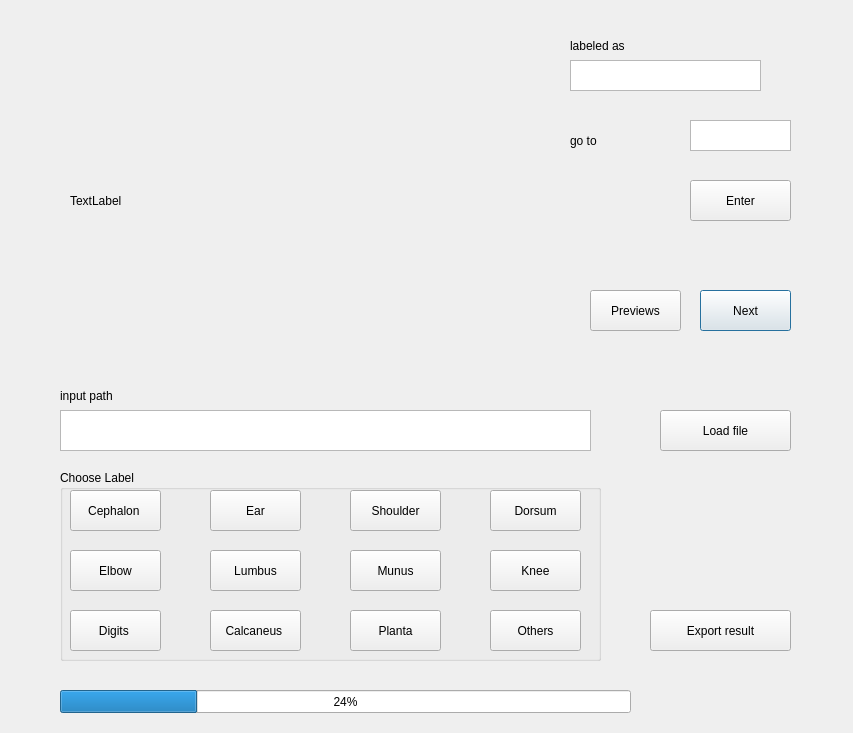
<?xml version="1.0" encoding="UTF-8"?>
<ui version="4.0">
 <class>Dialog</class>
 <widget class="QDialog" name="Dialog">
  <property name="geometry">
   <rect>
    <x>0</x>
    <y>0</y>
    <width>853</width>
    <height>733</height>
   </rect>
  </property>
  <property name="windowTitle">
   <string>Dialog</string>
  </property>
  <widget class="QLabel" name="QLdisplay">
   <property name="geometry">
    <rect>
     <x>70</x>
     <y>40</y>
     <width>351</width>
     <height>321</height>
    </rect>
   </property>
   <property name="text">
    <string>TextLabel</string>
   </property>
  </widget>
  <widget class="QPushButton" name="pBnext">
   <property name="geometry">
    <rect>
     <x>700</x>
     <y>290</y>
     <width>91</width>
     <height>41</height>
    </rect>
   </property>
   <property name="text">
    <string>Next</string>
   </property>
  </widget>
  <widget class="QTextEdit" name="tEinputpath">
   <property name="geometry">
    <rect>
     <x>60</x>
     <y>410</y>
     <width>531</width>
     <height>41</height>
    </rect>
   </property>
   <property name="html">
    <string>&lt;!DOCTYPE HTML PUBLIC &quot;-//W3C//DTD HTML 4.0//EN&quot; &quot;http://www.w3.org/TR/REC-html40/strict.dtd&quot;&gt;
&lt;html&gt;&lt;head&gt;&lt;meta name=&quot;qrichtext&quot; content=&quot;1&quot; /&gt;&lt;style type=&quot;text/css&quot;&gt;
p, li { white-space: pre-wrap; }
&lt;/style&gt;&lt;/head&gt;&lt;body style=&quot; font-family:'SimSun'; font-size:9pt; font-weight:400; font-style:normal;&quot;&gt;
&lt;p style=&quot;-qt-paragraph-type:empty; margin-top:0px; margin-bottom:0px; margin-left:0px; margin-right:0px; -qt-block-indent:0; text-indent:0px; font-size:4.5pt;&quot;&gt;&lt;br /&gt;&lt;/p&gt;&lt;/body&gt;&lt;/html&gt;</string>
   </property>
  </widget>
  <widget class="QLabel" name="QLinputpath">
   <property name="geometry">
    <rect>
     <x>60</x>
     <y>380</y>
     <width>121</width>
     <height>31</height>
    </rect>
   </property>
   <property name="text">
    <string>input path</string>
   </property>
  </widget>
  <widget class="QProgressBar" name="progressBar">
   <property name="geometry">
    <rect>
     <x>60</x>
     <y>690</y>
     <width>571</width>
     <height>23</height>
    </rect>
   </property>
   <property name="value">
    <number>24</number>
   </property>
  </widget>
  <widget class="QGroupBox" name="groupBox">
   <property name="geometry">
    <rect>
     <x>60</x>
     <y>470</y>
     <width>541</width>
     <height>191</height>
    </rect>
   </property>
   <property name="title">
    <string>Choose Label</string>
   </property>
   <widget class="QPushButton" name="pBcephalon">
    <property name="geometry">
     <rect>
      <x>10</x>
      <y>20</y>
      <width>91</width>
      <height>41</height>
     </rect>
    </property>
    <property name="text">
     <string>Cephalon </string>
    </property>
   </widget>
   <widget class="QPushButton" name="pBear">
    <property name="geometry">
     <rect>
      <x>150</x>
      <y>20</y>
      <width>91</width>
      <height>41</height>
     </rect>
    </property>
    <property name="text">
     <string>Ear</string>
    </property>
   </widget>
   <widget class="QPushButton" name="pBshoulder">
    <property name="geometry">
     <rect>
      <x>290</x>
      <y>20</y>
      <width>91</width>
      <height>41</height>
     </rect>
    </property>
    <property name="text">
     <string>Shoulder</string>
    </property>
   </widget>
   <widget class="QPushButton" name="pBdorsum">
    <property name="geometry">
     <rect>
      <x>430</x>
      <y>20</y>
      <width>91</width>
      <height>41</height>
     </rect>
    </property>
    <property name="text">
     <string>Dorsum</string>
    </property>
   </widget>
   <widget class="QPushButton" name="pBelbow">
    <property name="geometry">
     <rect>
      <x>10</x>
      <y>80</y>
      <width>91</width>
      <height>41</height>
     </rect>
    </property>
    <property name="text">
     <string>Elbow</string>
    </property>
   </widget>
   <widget class="QPushButton" name="pBdigits">
    <property name="geometry">
     <rect>
      <x>10</x>
      <y>140</y>
      <width>91</width>
      <height>41</height>
     </rect>
    </property>
    <property name="text">
     <string>Digits </string>
    </property>
   </widget>
   <widget class="QPushButton" name="pBlumbus">
    <property name="geometry">
     <rect>
      <x>150</x>
      <y>80</y>
      <width>91</width>
      <height>41</height>
     </rect>
    </property>
    <property name="text">
     <string>Lumbus</string>
    </property>
   </widget>
   <widget class="QPushButton" name="pBcalcaneus">
    <property name="geometry">
     <rect>
      <x>150</x>
      <y>140</y>
      <width>91</width>
      <height>41</height>
     </rect>
    </property>
    <property name="text">
     <string>Calcaneus </string>
    </property>
   </widget>
   <widget class="QPushButton" name="pBmunus">
    <property name="geometry">
     <rect>
      <x>290</x>
      <y>80</y>
      <width>91</width>
      <height>41</height>
     </rect>
    </property>
    <property name="text">
     <string>Munus</string>
    </property>
   </widget>
   <widget class="QPushButton" name="pBplantoffoot">
    <property name="geometry">
     <rect>
      <x>290</x>
      <y>140</y>
      <width>91</width>
      <height>41</height>
     </rect>
    </property>
    <property name="text">
     <string>Planta</string>
    </property>
   </widget>
   <widget class="QPushButton" name="pBknee">
    <property name="geometry">
     <rect>
      <x>430</x>
      <y>80</y>
      <width>91</width>
      <height>41</height>
     </rect>
    </property>
    <property name="text">
     <string>Knee</string>
    </property>
   </widget>
   <widget class="QPushButton" name="pBothers">
    <property name="geometry">
     <rect>
      <x>430</x>
      <y>140</y>
      <width>91</width>
      <height>41</height>
     </rect>
    </property>
    <property name="text">
     <string>Others</string>
    </property>
   </widget>
  </widget>
  <widget class="QTextEdit" name="tElabel">
   <property name="geometry">
    <rect>
     <x>570</x>
     <y>60</y>
     <width>191</width>
     <height>31</height>
    </rect>
   </property>
   <property name="html">
    <string>&lt;!DOCTYPE HTML PUBLIC &quot;-//W3C//DTD HTML 4.0//EN&quot; &quot;http://www.w3.org/TR/REC-html40/strict.dtd&quot;&gt;
&lt;html&gt;&lt;head&gt;&lt;meta name=&quot;qrichtext&quot; content=&quot;1&quot; /&gt;&lt;style type=&quot;text/css&quot;&gt;
p, li { white-space: pre-wrap; }
&lt;/style&gt;&lt;/head&gt;&lt;body style=&quot; font-family:'SimSun'; font-size:9pt; font-weight:400; font-style:normal;&quot;&gt;
&lt;p style=&quot;-qt-paragraph-type:empty; margin-top:0px; margin-bottom:0px; margin-left:0px; margin-right:0px; -qt-block-indent:0; text-indent:0px; font-size:4.5pt;&quot;&gt;&lt;br /&gt;&lt;/p&gt;&lt;/body&gt;&lt;/html&gt;</string>
   </property>
  </widget>
  <widget class="QLabel" name="QLlabel">
   <property name="geometry">
    <rect>
     <x>570</x>
     <y>30</y>
     <width>191</width>
     <height>31</height>
    </rect>
   </property>
   <property name="text">
    <string>labeled as</string>
   </property>
  </widget>
  <widget class="QPushButton" name="pBloadfile">
   <property name="geometry">
    <rect>
     <x>660</x>
     <y>410</y>
     <width>131</width>
     <height>41</height>
    </rect>
   </property>
   <property name="text">
    <string>Load file</string>
   </property>
  </widget>
  <widget class="QPushButton" name="pBexport">
   <property name="geometry">
    <rect>
     <x>650</x>
     <y>610</y>
     <width>141</width>
     <height>41</height>
    </rect>
   </property>
   <property name="text">
    <string>Export result</string>
   </property>
  </widget>
  <widget class="QLabel" name="QLlabel_2">
   <property name="geometry">
    <rect>
     <x>570</x>
     <y>120</y>
     <width>121</width>
     <height>41</height>
    </rect>
   </property>
   <property name="text">
    <string>go to</string>
   </property>
  </widget>
  <widget class="QTextEdit" name="tEimnumber">
   <property name="geometry">
    <rect>
     <x>690</x>
     <y>120</y>
     <width>101</width>
     <height>31</height>
    </rect>
   </property>
   <property name="html">
    <string>&lt;!DOCTYPE HTML PUBLIC &quot;-//W3C//DTD HTML 4.0//EN&quot; &quot;http://www.w3.org/TR/REC-html40/strict.dtd&quot;&gt;
&lt;html&gt;&lt;head&gt;&lt;meta name=&quot;qrichtext&quot; content=&quot;1&quot; /&gt;&lt;style type=&quot;text/css&quot;&gt;
p, li { white-space: pre-wrap; }
&lt;/style&gt;&lt;/head&gt;&lt;body style=&quot; font-family:'SimSun'; font-size:9pt; font-weight:400; font-style:normal;&quot;&gt;
&lt;p style=&quot;-qt-paragraph-type:empty; margin-top:0px; margin-bottom:0px; margin-left:0px; margin-right:0px; -qt-block-indent:0; text-indent:0px; font-size:4.5pt;&quot;&gt;&lt;br /&gt;&lt;/p&gt;&lt;/body&gt;&lt;/html&gt;</string>
   </property>
  </widget>
  <widget class="QPushButton" name="pBenter">
   <property name="geometry">
    <rect>
     <x>690</x>
     <y>180</y>
     <width>101</width>
     <height>41</height>
    </rect>
   </property>
   <property name="text">
    <string>Enter</string>
   </property>
  </widget>
  <widget class="QPushButton" name="pBpreviews">
   <property name="geometry">
    <rect>
     <x>590</x>
     <y>290</y>
     <width>91</width>
     <height>41</height>
    </rect>
   </property>
   <property name="text">
    <string>Previews</string>
   </property>
  </widget>
 </widget>
 <resources/>
 <connections/>
</ui>
